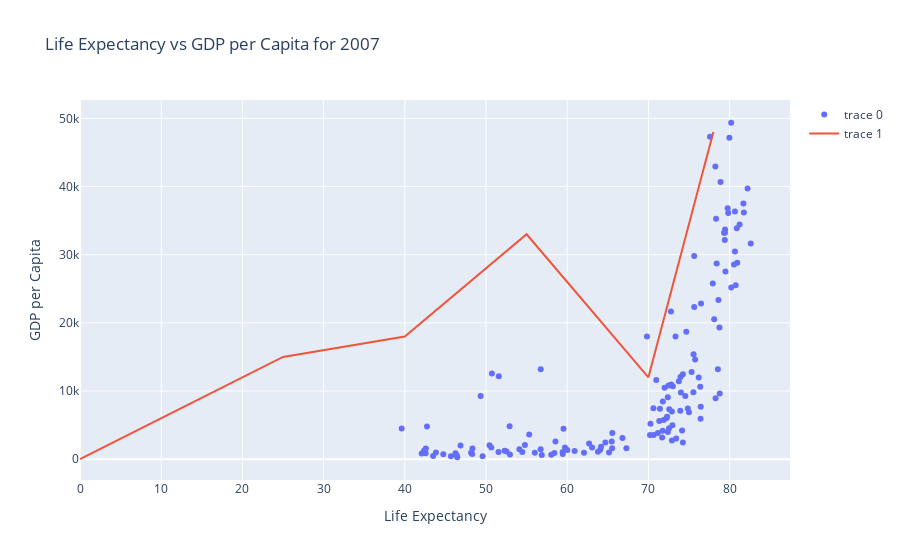

The cell this chart's notebook holds for it:
### Markdown cell above
- we can add more traces to the same plot
- we can add lines, shapes, annotations etc.

### Code cell
trace1 = go.Scatter(x = temp['lifeExp'] , y = temp['gdpPercap'] , mode='markers')
trace2 = go.Scatter(x = [0 , 25 ,40 ,55 ,70 ,78] , y = [0 , 15000, 18000, 33000, 12000, 48000] , mode='lines')
data = [trace1 , trace2]
layout = go.Layout(title = 'Life Expectancy vs GDP per Capita for 2007' , xaxis = {'title' : 'Life Expectancy' , } , yaxis = {'title' : 'GDP per Capita'})
fig = go.Figure(data, layout)
fig.show()

### Figure 1 — Plotly figure (JSON) as saved in the notebook; plotly's stock layout.template omitted (floating-point values rounded to 4 significant figures; data arrays with more than 128 entries replaced by an {"elided": "..."} marker saying what was removed)
{"data": [{"mode": "markers", "type": "scatter", "x": {"elided": "142 float values"}, "y": {"elided": "142 float values"}}, {"mode": "lines", "type": "scatter", "x": [0, 25, 40, 55, 70, 78], "y": [0, 15000, 18000, 33000, 12000, 48000]}], "layout": {"title": {"text": "Life Expectancy vs GDP per Capita for 2007"}, "xaxis": {"title": {"text": "Life Expectancy"}}, "yaxis": {"title": {"text": "GDP per Capita"}}}}
